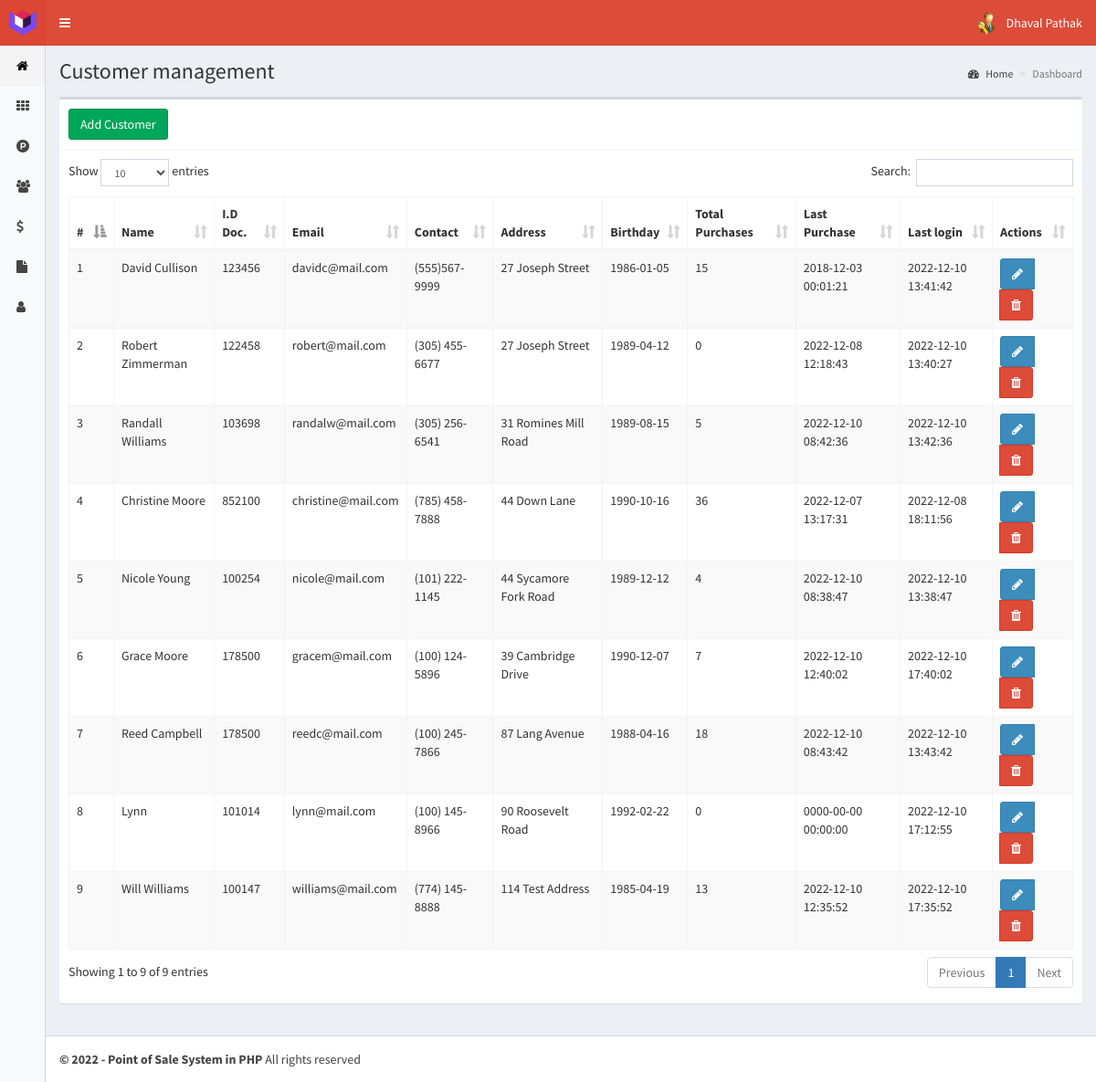
The page /customers (signed in) on the database its author committed.
### tables this page shows
CREATE TABLE `customers` (
  `id` int(11) NOT NULL,
  `name` text NOT NULL,
  `idDocument` int(11) NOT NULL,
  `email` text NOT NULL,
  `phone` text NOT NULL,
  `address` text NOT NULL,
  `birthdate` date NOT NULL,
  `purchases` int(11) NOT NULL,
  `lastPurchase` datetime NOT NULL,
  `registerDate` timestamp NOT NULL DEFAULT current_timestamp() ON UPDATE current_timestamp()
);

### controllers/template.controller.php (called while the page is built)
<?php
class ControllerTemplate{
	static public function ctrTemplate(){
		include "views/template.php";
	}
}

### index.php (called while the page is built, shortened)
<?php
require_once "controllers/template.controller.php";
require_once "controllers/users.controller.php";
require_once "controllers/customers.controller.php";
require_once "controllers/sales.controller.php";
require_once "models/customers.model.php";
$template = new ControllerTemplate();
$template -> ctrTemplate();

### controllers/customers.controller.php (called while the page is built, shortened)
<?php
class ControllerCustomers{
	static public function ctrShowCustomers($item, $value){
		$table = "customers";
		$answer = ModelCustomers::mdlShowCustomers($table, $item, $value);
		return $answer;
	}
}

### models/connection.php (called while the page is built)
<?php
class Connection{
	static public function connect(){
		$link = new PDO("mysql:host=localhost;dbname=posystem", "root", "");
		$link -> exec("set names utf8");
		return $link;
	}
}

### models/customers.model.php (called while the page is built, shortened)
<?php
require_once "connection.php";
class ModelCustomers{
	static public function mdlShowCustomers($table, $item, $value){
		if($item != null){
			$stmt = Connection::connect()->prepare("SELECT * FROM $table WHERE $item = :$item");
			$stmt -> bindParam(":".$item, $value, PDO::PARAM_STR);
			$stmt -> execute();
			return $stmt -> fetch();
		}else{
			$stmt = Connection::connect()->prepare("SELECT * FROM $table");
			$stmt -> execute();
			return $stmt -> fetchAll();
		}
	}
}

### views/modules/customers.php (the view, shortened to what this page needs)
<div class="content-wrapper">
  <section class="content-header">
    <h1>
      Customer management
    </h1>
    <ol class="breadcrumb">
      <li><a href="home"><i class="fa fa-dashboard"></i> Home</a></li>
      <li class="active">Dashboard</li>
    </ol>
  </section>
  <section class="content">
    <div class="box">
      <div class="box-header with-border">
        <button class="btn btn-success" data-toggle="modal" data-target="#addCustomer">
        Add Customer
        </button>
      </div>
      <div class="box-body">
        <table class="table table-bordered table-hover table-striped dt-responsive tables" width="100%">
          <thead>
           <tr>
             <th style="width:10px">#</th>
             <th>Name</th>
             <th>I.D Doc.</th>
             <th>Email</th>
             <th>Contact</th>
             <th>Address</th>
             <th>Birthday</th>
             <th>Total Purchases</th>
             <th>Last Purchase</th>
             <th>Last login</th>
             <th>Actions</th>
           </tr>
          </thead>
          <tbody>
          <?php
            $item = null;
            $valor = null;
            $Customers = controllerCustomers::ctrShowCustomers($item, $valor);
            foreach ($Customers as $key => $value) {
              echo '<tr>
                      <td>'.($key+1).'</td>
                      <td>'.$value["name"].'</td>
                      <td>'.$value["idDocument"].'</td>
                      <td>'.$value["email"].'</td>
                      <td>'.$value["phone"].'</td>
                      <td>'.$value["address"].'</td>
                      <td>'.$value["birthdate"].'</td>
                      <td>'.$value["purchases"].'</td>
                      <td>'.$value["lastPurchase"].'</td>
                      <td>'.$value["registerDate"].'</td>
                      <td>
                        <div class="btn-group">
                          <button class="btn btn-primary btnEditCustomer" data-toggle="modal" data-target="#modalEditCustomer" idCustomer="'.$value["id"].'"><i class="fa fa-pencil"></i></button>
                          <button class="btn btn-danger btnDeleteCustomer" idCustomer="'.$value["id"].'"><i class="fa fa-trash"></i></button>
                        </div>
                      </td>
                    </tr>';
              }
          ?>
          </tbody>
        </table>
      </div>
    </div>
  </section>
</div>

### rows shown on the page
customers: name "David Cullison", idDocument "123456", email "davidc@mail.com", phone "(555)567-9999", address "27 Joseph Street", birthdate "1986-01-05", purchases "15", lastPurchase "2018-12-03 00:01:21", registerDate "2022-12-10 13:41:42"
customers: name "Robert Zimmerman", idDocument "122458", email "robert@mail.com", phone "(305) 455-6677", address "27 Joseph Street", birthdate "1989-04-12", purchases "0", lastPurchase "2022-12-08 12:18:43", registerDate "2022-12-10 13:40:27"
customers: name "Randall Williams", idDocument "103698", email "randalw@mail.com", phone "(305) 256-6541", address "31 Romines Mill Road", birthdate "1989-08-15", purchases "5", lastPurchase "2022-12-10 08:42:36", registerDate "2022-12-10 13:42:36"
customers: name "Christine Moore", idDocument "852100", email "christine@mail.com", phone "(785) 458-7888", address "44 Down Lane", birthdate "1990-10-16", purchases "36", lastPurchase "2022-12-07 13:17:31", registerDate "2022-12-08 18:11:56"
customers: name "Nicole Young", idDocument "100254", email "nicole@mail.com", phone "(101) 222-1145", address "44 Sycamore Fork Road", birthdate "1989-12-12", purchases "4", lastPurchase "2022-12-10 08:38:47", registerDate "2022-12-10 13:38:47"
customers: name "Grace Moore", idDocument "178500", email "gracem@mail.com", phone "(100) 124-5896", address "39 Cambridge Drive", birthdate "1990-12-07", purchases "7", lastPurchase "2022-12-10 12:40:02", registerDate "2022-12-10 17:40:02"
customers: name "Reed Campbell", idDocument "178500", email "reedc@mail.com", phone "(100) 245-7866", address "87 Lang Avenue", birthdate "1988-04-16", purchases "18", lastPurchase "2022-12-10 08:43:42", registerDate "2022-12-10 13:43:42"
customers: name "Lynn", idDocument "101014", email "lynn@mail.com", phone "(100) 145-8966", address "90 Roosevelt Road", birthdate "1992-02-22", purchases "0", lastPurchase "0000-00-00 00:00:00", registerDate "2022-12-10 17:12:55"
customers: name "Will Williams", idDocument "100147", email "williams@mail.com", phone "(774) 145-8888", address "114 Test Address", birthdate "1985-04-19", purchases "13", lastPurchase "2022-12-10 12:35:52", registerDate "2022-12-10 17:35:52"

### other values the page prints
$_SESSION["name"] "Dhaval Pathak"
